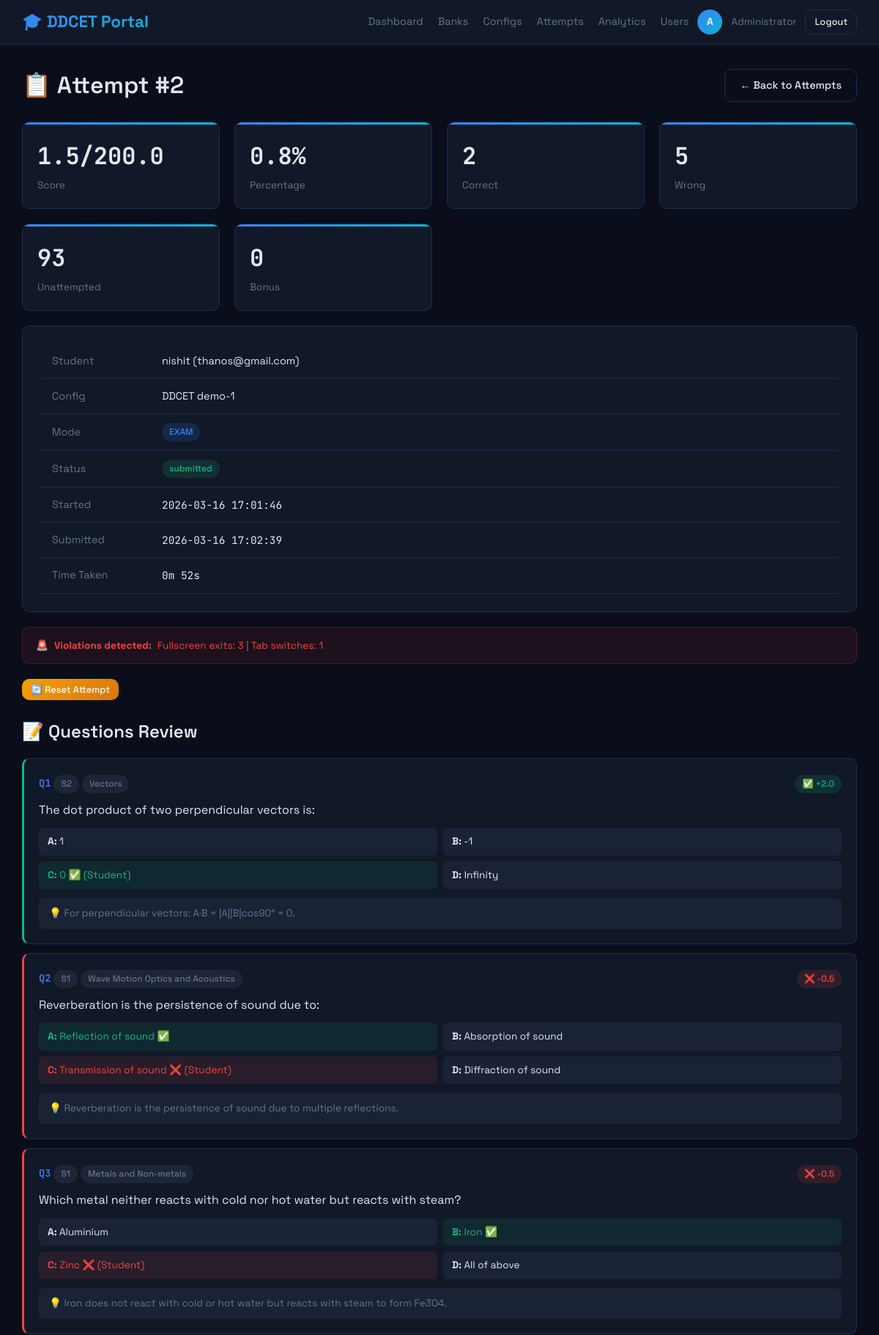
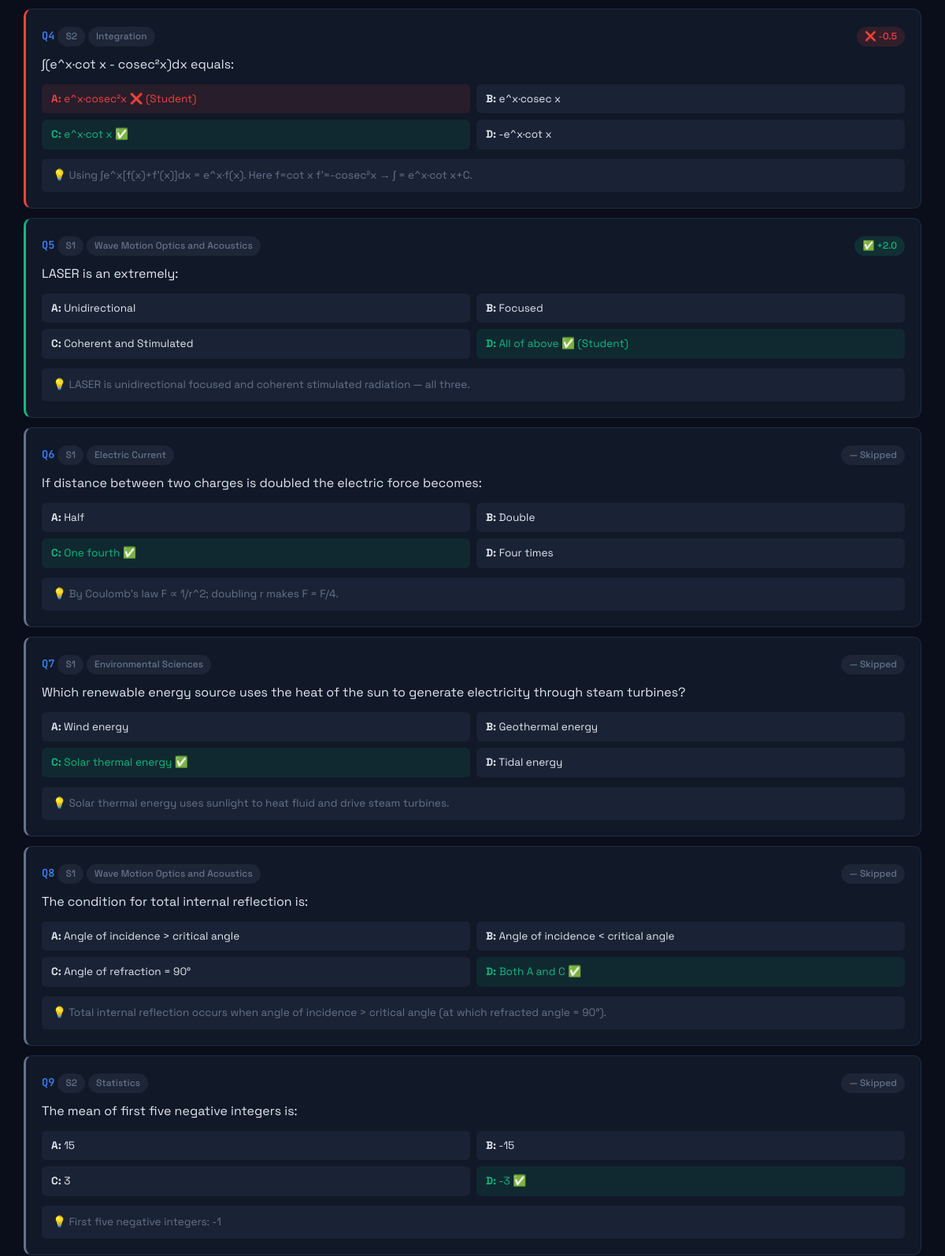
Page /admin/attempts/2 (signed in, upper part) on the committed database (2 pictures, top to bottom).
### models.py (models this page shows)
class User(UserMixin, db.Model):
    __tablename__ = 'users'
    id = db.Column(db.Integer, primary_key=True, autoincrement=True)
    name = db.Column(db.String(100), nullable=False)
    email = db.Column(db.String(150), unique=True, nullable=False)
    enrollment_number = db.Column(db.String(50), unique=True, nullable=False)
    engineering_branch = db.Column(db.String(100), nullable=False, default='Other')
    password = db.Column(db.String(255), nullable=False)
    role = db.Column(db.String(20), default='student')
    created_at = db.Column(db.DateTime, default=datetime.utcnow)
    is_active_user = db.Column(db.Boolean, default=True)
    @property
    def is_active(self):
        return self.is_active_user

class TestAttempt(db.Model):
    __tablename__ = 'test_attempts'
    id = db.Column(db.Integer, primary_key=True)
    user_id = db.Column(db.Integer, db.ForeignKey('users.id'), nullable=False)
    config_id = db.Column(db.Integer, db.ForeignKey('exam_configs.id'), nullable=False)
    mode = db.Column(db.String(20), default='exam')
    started_at = db.Column(db.DateTime, default=datetime.utcnow)
    submitted_at = db.Column(db.DateTime, nullable=True)
    status = db.Column(db.String(20), default='in_progress')
    score = db.Column(db.Float, default=0)
    max_score = db.Column(db.Float, default=0)
    percentage = db.Column(db.Float, default=0)
    correct_count = db.Column(db.Integer, default=0)
    wrong_count = db.Column(db.Integer, default=0)
    unattempted = db.Column(db.Integer, default=0)
    bonus_count = db.Column(db.Integer, default=0)
    time_taken_sec = db.Column(db.Integer, default=0)
    questions_json = db.Column(db.Text, default='[]')
    fs_exit_count = db.Column(db.Integer, default=0)
    tab_switch_count = db.Column(db.Integer, default=0)
    user = db.relationship('User', foreign_keys=[user_id])
    config = db.relationship('ExamConfig', foreign_keys=[config_id])

class ExamConfig(db.Model):
    __tablename__ = 'exam_configs'
    id = db.Column(db.Integer, primary_key=True)
    name = db.Column(db.String(150), nullable=False)
    mode = db.Column(db.String(20), default='exam')
    bank_ids = db.Column(db.Text, nullable=False, default='[]')
    total_questions = db.Column(db.Integer, default=100)
    duration_minutes = db.Column(db.Integer, default=150)
    marks_correct = db.Column(db.Float, default=2.0)
    marks_wrong = db.Column(db.Float, default=0.5)
    section_filter = db.Column(db.Integer, default=0)
    topic_filter = db.Column(db.Text, default='')
    is_active = db.Column(db.Boolean, default=True)
    allow_reattempt = db.Column(db.Boolean, default=False)
    created_by = db.Column(db.Integer, db.ForeignKey('users.id'))
    created_at = db.Column(db.DateTime, default=datetime.utcnow)
    creator = db.relationship('User', foreign_keys=[created_by])

class Question(db.Model):
    __tablename__ = 'questions'
    id = db.Column(db.Integer, primary_key=True)
    bank_id = db.Column(db.Integer, db.ForeignKey('question_banks.id', ondelete='CASCADE'), nullable=False)
    qno = db.Column(db.Integer, default=0)
    section = db.Column(db.Integer, default=1)
    topic = db.Column(db.String(100), default='General')
    question = db.Column(db.Text, nullable=False)
    option_a = db.Column(db.Text, nullable=False)
    option_b = db.Column(db.Text, nullable=False)
    option_c = db.Column(db.Text, nullable=False)
    option_d = db.Column(db.Text, nullable=False)
    correct_ans = db.Column(db.String(1), nullable=False)
    explanation = db.Column(db.Text, default='')
    created_at = db.Column(db.DateTime, default=datetime.utcnow)

### admin.py (the view)
@admin_bp.route('/attempts/<int:attempt_id>')
@login_required
@admin_required
def attempt_detail(attempt_id):
    attempt = TestAttempt.query.get_or_404(attempt_id)
    questions_data = json.loads(attempt.questions_json) if attempt.questions_json else []
    enriched = []
    for qd in questions_data:
        q = Question.query.get(qd.get('q_id'))
        if q:
            enriched.append({
                'q_id': q.id,
                'qno': q.qno,
                'section': q.section,
                'topic': q.topic,
                'question': q.question,
                'option_a': q.option_a,
                'option_b': q.option_b,
                'option_c': q.option_c,
                'option_d': q.option_d,
                'correct_ans': q.correct_ans,
                'explanation': q.explanation,
                'given_answer': qd.get('given_answer', ''),
                'status': qd.get('status', 'unanswered'),
                'marks': qd.get('marks', 0)
            })
    return render_template('admin/attempt_detail.html', attempt=attempt, questions=enriched)

### admin.py (called while the page is built)
def admin_required(f):
    from functools import wraps
    @wraps(f)
    def decorated(*args, **kwargs):
        if not current_user.is_authenticated or current_user.role != 'admin':
            abort(403)
        return f(*args, **kwargs)
    return decorated

### auth.py (called while the page is built)
def generate_csrf_token():
    if '_csrf_token' not in session:
        session['_csrf_token'] = secrets.token_hex(32)
    return session['_csrf_token']

@auth_bp.before_app_request
def inject_csrf():
    from flask import g
    g.csrf_token = generate_csrf_token()

### templates/admin/attempt_detail.html (shortened to what this page needs)
{% extends "base.html" %}
{% block content %}
<div class="main-content">
    <div class="d-flex justify-between align-center" style="margin-bottom: 24px;">
        <h1>📋 Attempt #{{ attempt.id }}</h1>
        <a href="{{ url_for('admin.attempts') }}" class="btn btn-outline">← Back to Attempts</a>
    </div>
    <div class="card-grid" style="margin-bottom: 20px;">
        <div class="stat-card">
            <div class="stat-value mono">{{ attempt.score }}/{{ attempt.max_score }}</div>
            <div class="stat-label">Score</div>
        </div>
        <div class="stat-card">
            <div class="stat-value mono {{ 'text-green' if attempt.percentage >= 50 else 'text-red' }}">{{
                attempt.percentage }}%</div>
            <div class="stat-label">Percentage</div>
        </div>
        <div class="stat-card">
            <div class="stat-value mono text-green">{{ attempt.correct_count }}</div>
            <div class="stat-label">Correct</div>
        </div>
        <div class="stat-card">
            <div class="stat-value mono text-red">{{ attempt.wrong_count }}</div>
            <div class="stat-label">Wrong</div>
        </div>
        <div class="stat-card">
            <div class="stat-value mono text-muted">{{ attempt.unattempted }}</div>
            <div class="stat-label">Unattempted</div>
        </div>
        <div class="stat-card">
            <div class="stat-value mono text-yellow">{{ attempt.bonus_count }}</div>
            <div class="stat-label">Bonus</div>
        </div>
    </div>
    <div class="card" style="margin-bottom: 20px;">
        <table class="table-dark">
            <tr>
                <td class="text-muted" style="width:150px;">Student</td>
                <td>{{ attempt.user.name if attempt.user else 'N/A' }} ({{ attempt.user.email if attempt.user else ''
                    }})</td>
            </tr>
            <tr>
                <td class="text-muted">Config</td>
                <td>{{ attempt.config.name if attempt.config else 'N/A' }}</td>
            </tr>
            <tr>
                <td class="text-muted">Mode</td>
                <td><span class="badge {{ 'badge-exam' if attempt.mode == 'exam' else 'badge-practice' }}">{{
                        attempt.mode|upper }}</span></td>
            </tr>
            <tr>
                <td class="text-muted">Status</td>
                <td><span class="badge {{ 'badge-success' if attempt.status == 'submitted' else 'badge-warning' }}">{{
                        attempt.status }}</span></td>
            </tr>
            <tr>
                <td class="text-muted">Started</td>
                <td class="mono">{{ attempt.started_at.strftime('%Y-%m-%d %H:%M:%S') if attempt.started_at else '—' }}
                </td>
            </tr>
            <tr>
                <td class="text-muted">Submitted</td>
                <td class="mono">{{ attempt.submitted_at.strftime('%Y-%m-%d %H:%M:%S') if attempt.submitted_at else '—'
                    }}</td>
            </tr>
            <tr>
                <td class="text-muted">Time Taken</td>
                <td class="mono">{{ (attempt.time_taken_sec // 60) }}m {{ attempt.time_taken_sec % 60 }}s</td>
            </tr>
        </table>
    </div>
    {% if attempt.mode == 'exam' and (attempt.fs_exit_count > 0 or attempt.tab_switch_count > 0) %}
    <div class="info-box info-box-red" style="margin-bottom: 20px;">
        🚨 <strong>Violations detected:</strong>
        Fullscreen exits: {{ attempt.fs_exit_count }} |
        Tab switches: {{ attempt.tab_switch_count }}
    </div>
    {% endif %}
    {% if attempt.config and attempt.config.allow_reattempt %}
    <form action="{{ url_for('admin.reset_attempt', attempt_id=attempt.id) }}" method="POST"
        style="margin-bottom: 20px;">
        <button type="submit" class="btn btn-warning btn-sm"
            onclick="return confirm('Reset this attempt to allow re-attempt?')">🔄 Reset Attempt</button>
    </form>
    {% endif %}
    <h2 style="margin: 24px 0 16px;">📝 Questions Review</h2>
    {% for q in questions %}
    <div
        class="review-item {{ 'correct-review' if q.given_answer and q.given_answer == q.correct_ans else 'wrong-review' if q.given_answer and q.given_answer != q.correct_ans and q.correct_ans != 'X' else 'unanswered-review' }}">
        <div class="review-header">
            <div>
                <span class="question-number">Q{{ loop.index }}</span>
                <span class="badge badge-muted">S{{ q.section }}</span>
                <span class="badge badge-muted">{{ q.topic }}</span>
            </div>
            <div>
                {% if q.correct_ans == 'X' %}
                <span class="badge badge-warning">Bonus</span>
                {% elif q.given_answer == q.correct_ans %}
                <span class="badge badge-success">✅ +{{ q.marks }}</span>
                {% elif q.given_answer %}
                <span class="badge badge-danger">❌ {{ q.marks }}</span>
                {% else %}
                <span class="badge badge-muted">— Skipped</span>
                {% endif %}
            </div>
        </div>
        <p style="margin: 8px 0;">{{ q.question }}</p>
        <div class="review-options">
            {% for opt in ['A', 'B', 'C', 'D'] %}
            <div
                class="review-option {{ 'correct-opt' if opt == q.correct_ans else 'wrong-opt' if opt == q.given_answer and opt != q.correct_ans else '' }}">
                <strong>{{ opt }}:</strong> {{ q['option_' + opt|lower] }}
                {% if opt == q.correct_ans %} ✅{% endif %}
                {% if opt == q.given_answer and opt != q.correct_ans %} ❌ (Student){% endif %}
                {% if opt == q.given_answer and opt == q.correct_ans %} (Student){% endif %}
            </div>
            {% endfor %}
        </div>
        {% if q.explanation %}
        <div class="review-explanation">💡 {{ q.explanation }}</div>
        {% endif %}
    </div>
    {% endfor %}
</div>
{% endblock %}

### templates/base.html (shortened to what this page needs)
<!DOCTYPE html>
<html lang="en">
<head>
    <link rel="stylesheet" href="{{ url_for('static', filename='css/main.css') }}">
</head>
<body>
    {% block nav %}
    <nav class="nav-dark">
        <a href="/" class="logo">🎓 DDCET Portal</a>
        {% if current_user.is_authenticated %}
        <div class="nav-user">
            <div class="nav-links">
                {% if current_user.role == 'admin' %}
                <a href="{{ url_for('admin.dashboard') }}">Dashboard</a>
                <a href="{{ url_for('admin.banks') }}">Banks</a>
                <a href="{{ url_for('admin.configs') }}">Configs</a>
                <a href="{{ url_for('admin.attempts') }}">Attempts</a>
                <a href="{{ url_for('admin.analytics') }}">Analytics</a>
                <a href="{{ url_for('admin.users') }}">Users</a>
                {% else %}
                <a href="{{ url_for('student.home') }}">Home</a>
                {% endif %}
            </div>
            <div class="user-avatar">{{ current_user.name[0]|upper }}</div>
            <span>{{ current_user.name }}</span>
            <a href="{{ url_for('auth.logout') }}" class="btn btn-outline btn-sm">Logout</a>
        </div>
        {% endif %}
    </nav>
    {% endblock %}
    {% block content %}{% endblock %}
</body>
</html>

### rows in the picture
User: name "A", name "Administrator"
TestAttempt: id "2", score "1.5", max_score "200.0", percentage "0.8", correct_count "2", wrong_count "5", unattempted "93", bonus_count "0", mode "EXAM", status "submitted", started_at "2026-03-16 17:01:46", submitted_at "2026-03-16 17:02:39", time_taken_sec "0", attempt.time_taken_sec%60 "52", fs_exit_count "3", tab_switch_count "1"
User: user "nishit", user "thanos@gmail.com"
ExamConfig: config "DDCET demo-1"
Question: section "2", topic "Vectors", marks "2.0", question "The dot product of two perpendicular vectors is:", opt "A" "B" "C" "D", q "1" "-1" "0" "Infinity", explanation "For perpendicular vectors: A·B = |A||B|cos90° = 0."
Question: section "1", topic "Wave Motion Optics and Acoustics", marks "-0.5", question "Reverberation is the persistence of sound due to:", opt "A" "B" "C" "D", option_a "Reflection of sound" "Absorption of sound" "Transmission of sound" "Diffraction of sound", explanation "Reverberation is the persistence of sound due to multiple reflections."
Question: section "1", topic "Metals and Non-metals", marks "-0.5", question "Which metal neither reacts with cold nor hot water but reacts with steam?", opt "A" "B" "C" "D", option_a "Aluminium" "Iron" "Zinc" "All of above", explanation "Iron does not react with cold or hot water but reacts with steam to form Fe3O4."
Question: section "2", topic "Integration", marks "-0.5", question "∫(e^x·cot x - cosec²x)dx equals:", opt "A" "B" "C" "D", option_a "e^x·cosec²x" "e^x·cosec x" "e^x·cot x" "-e^x·cot x", explanation "Using ∫e^x[f(x)+f'(x)]dx = e^x·f(x). Here f=cot x f'=-cosec²x → ∫ = e^x·cot x+C."
Question: section "1", topic "Wave Motion Optics and Acoustics", marks "2.0", question "LASER is an extremely:", opt "A" "B" "C" "D", option_a "Unidirectional" "Focused" "Coherent and Stimulated" "All of above", explanation "LASER is unidirectional focused and coherent stimulated radiation — all three."
Question: section "1", topic "Electric Current", shows "— Skipped", question "If distance between two charges is doubled the electric force becomes:", opt "A" "B" "C" "D", option_a "Half" "Double" "One fourth" "Four times", explanation "By Coulomb's law F ∝ 1/r^2; doubling r makes F = F/4."
Question: section "1", topic "Environmental Sciences", shows "— Skipped", question "Which renewable energy source uses the heat of the sun to generate electricity through steam turbines?", opt "A" "B" "C" "D", option_a "Wind energy" "Geothermal energy" "Solar thermal energy" "Tidal energy", explanation "Solar thermal energy uses sunlight to heat fluid and drive steam turbines."
Question: section "1", topic "Wave Motion Optics and Acoustics", shows "— Skipped", question "The condition for total internal reflection is:", opt "A" "B" "C" "D", option_a "Angle of incidence > critical angle" "Angle of incidence < critical angle" "Angle of refraction = 90°" "Both A and C", explanation "Total internal reflection occurs when angle of incidence > critical angle (at which refracted angle = 90°)."
Question: section "2", topic "Statistics", shows "— Skipped", question "The mean of first five negative integers is:", opt "A" "B" "C" "D", option_a "15" "-15" "3" "-3", explanation "First five negative integers: -1"
